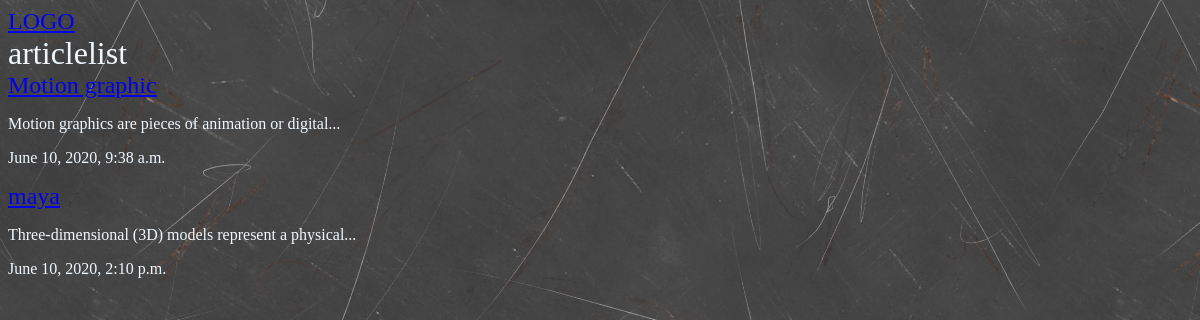
The app's page /article/, older data.
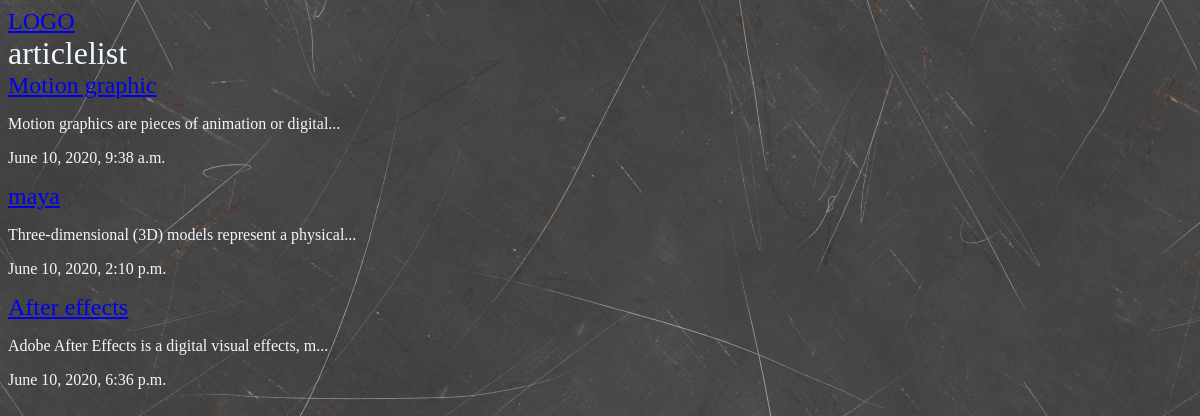
The same page, newer data.
### article/models.py (models this page shows, shortened)
class Article(models.Model):
    title=models.CharField(max_length=100)
    slug=models.SlugField()
    body= models.TextField()
    date= models.DateTimeField(auto_now_add=True)
    def snippet(self):
        return self.body[0:50]+"..."

### article/views.py (the view)
# urls.py: path('',views.article_list,name = 'list'),
def article_list(request):
    article=models.Article.objects.all().order_by('date')
    args = {'article':article}
    return render(request,'article/art_list.html',args)

### article/templates/article/art_list.html (shortened to what this page needs)
{%  extends 'base.html'%}
{%block content%}
<div class="container">
    <h1>articlelist</h1>
    {% for art in article %}
    <h2><a href="{% url 'article:detail' slug=art.slug %}">{{art.title}}</a></h2>
    <p>{{art.snippet}}</p>
    <p>{{art.date}}</p>
    {% endfor %}
</div>
{%endblock%}

Row changes from the older to the newer data that the page shows:
added Article: title "After effects", snippet "Adobe After Effects is a digital visual effects, m...", date "June 10, 2020, 6:36 p.m."
